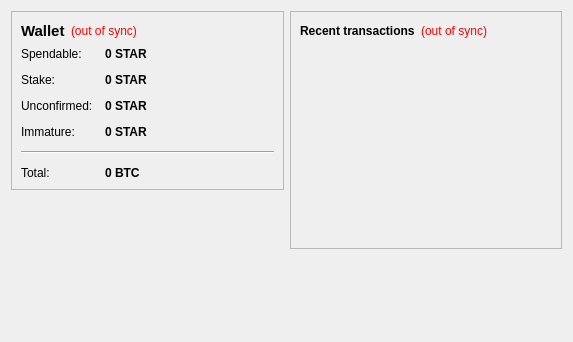
<?xml version="1.0" encoding="UTF-8"?>
<ui version="4.0">
 <class>OverviewPage</class>
 <widget class="QWidget" name="OverviewPage">
  <property name="geometry">
   <rect>
    <x>0</x>
    <y>0</y>
    <width>573</width>
    <height>342</height>
   </rect>
  </property>
  <property name="windowTitle">
   <string>Form</string>
  </property>
  <layout class="QHBoxLayout" name="horizontalLayout" stretch="1,1">
   <item>
    <layout class="QVBoxLayout" name="verticalLayout_2">
     <item>
      <widget class="QFrame" name="frame">
       <property name="frameShape">
        <enum>QFrame::StyledPanel</enum>
       </property>
       <property name="frameShadow">
        <enum>QFrame::Raised</enum>
       </property>
       <layout class="QVBoxLayout" name="verticalLayout_4">
        <item>
         <layout class="QHBoxLayout" name="horizontalLayout_4">
          <item>
           <widget class="QLabel" name="label_5">
            <property name="font">
             <font>
              <pointsize>11</pointsize>
              <weight>75</weight>
              <bold>true</bold>
             </font>
            </property>
            <property name="text">
             <string>Wallet</string>
            </property>
           </widget>
          </item>
          <item>
           <widget class="QLabel" name="labelWalletStatus">
            <property name="toolTip">
             <string>The displayed information may be out of date. Your wallet automatically synchronizes with the StarCoin network after a connection is established, but this process has not completed yet.</string>
            </property>
            <property name="styleSheet">
             <string notr="true">QLabel { color: red; }</string>
            </property>
            <property name="text">
             <string notr="true">(out of sync)</string>
            </property>
            <property name="alignment">
             <set>Qt::AlignLeading|Qt::AlignLeft|Qt::AlignVCenter</set>
            </property>
           </widget>
          </item>
          <item>
           <spacer name="horizontalSpacer_2">
            <property name="orientation">
             <enum>Qt::Horizontal</enum>
            </property>
            <property name="sizeHint" stdset="0">
             <size>
              <width>40</width>
              <height>20</height>
             </size>
            </property>
           </spacer>
          </item>
         </layout>
        </item>
        <item>
         <layout class="QFormLayout" name="formLayout_2">
          <property name="fieldGrowthPolicy">
           <enum>QFormLayout::AllNonFixedFieldsGrow</enum>
          </property>
          <property name="horizontalSpacing">
           <number>12</number>
          </property>
          <property name="verticalSpacing">
           <number>12</number>
          </property>
          <item row="0" column="0">
           <widget class="QLabel" name="label">
            <property name="text">
             <string>Spendable:</string>
            </property>
           </widget>
          </item>
          <item row="0" column="1">
           <widget class="QLabel" name="labelBalance">
            <property name="font">
             <font>
              <weight>75</weight>
              <bold>true</bold>
             </font>
            </property>
            <property name="cursor">
             <cursorShape>IBeamCursor</cursorShape>
            </property>
            <property name="toolTip">
             <string>Your current spendable balance</string>
            </property>
            <property name="text">
             <string notr="true">0 STAR</string>
            </property>
            <property name="textInteractionFlags">
             <set>Qt::LinksAccessibleByMouse|Qt::TextSelectableByKeyboard|Qt::TextSelectableByMouse</set>
            </property>
           </widget>
          </item>
          <item row="1" column="0">
           <widget class="QLabel" name="label_6">
            <property name="text">
             <string>Stake:</string>
            </property>
           </widget>
          </item>
          <item row="1" column="1">
           <widget class="QLabel" name="labelStake">
            <property name="font">
             <font>
              <weight>75</weight>
              <bold>true</bold>
             </font>
            </property>
            <property name="cursor">
             <cursorShape>IBeamCursor</cursorShape>
            </property>
            <property name="toolTip">
             <string>Total of coins that was staked, and do not yet count toward the current balance</string>
            </property>
            <property name="text">
             <string notr="true">0 STAR</string>
            </property>
            <property name="textInteractionFlags">
             <set>Qt::LinksAccessibleByMouse|Qt::TextSelectableByKeyboard|Qt::TextSelectableByMouse</set>
            </property>
           </widget>
          </item>
          <item row="2" column="0">
           <widget class="QLabel" name="label_3">
            <property name="text">
             <string>Unconfirmed:</string>
            </property>
           </widget>
          </item>
          <item row="2" column="1">
           <widget class="QLabel" name="labelUnconfirmed">
            <property name="font">
             <font>
              <weight>75</weight>
              <bold>true</bold>
             </font>
            </property>
            <property name="cursor">
             <cursorShape>IBeamCursor</cursorShape>
            </property>
            <property name="toolTip">
             <string>Total of transactions that have yet to be confirmed, and do not yet count toward the current balance</string>
            </property>
            <property name="text">
             <string notr="true">0 STAR</string>
            </property>
            <property name="textInteractionFlags">
             <set>Qt::LinksAccessibleByMouse|Qt::TextSelectableByKeyboard|Qt::TextSelectableByMouse</set>
            </property>
           </widget>
          </item>
          <item row="3" column="0">
           <widget class="QLabel" name="labelImmatureText">
            <property name="text">
             <string>Immature:</string>
            </property>
           </widget>
          </item>
          <item row="3" column="1">
           <widget class="QLabel" name="labelImmature">
            <property name="font">
             <font>
              <weight>75</weight>
              <bold>true</bold>
             </font>
            </property>
            <property name="toolTip">
             <string>Mined balance that has not yet matured</string>
            </property>
            <property name="text">
             <string notr="true">0 STAR</string>
            </property>
            <property name="textInteractionFlags">
             <set>Qt::LinksAccessibleByMouse|Qt::TextSelectableByKeyboard|Qt::TextSelectableByMouse</set>
            </property>
           </widget>
          </item>
          <item row="4" column="0" colspan="2">
           <widget class="Line" name="line">
            <property name="orientation">
             <enum>Qt::Horizontal</enum>
            </property>
           </widget>
          </item>
          <item row="5" column="0">
           <widget class="QLabel" name="labelTotalText">
            <property name="text">
             <string>Total:</string>
            </property>
           </widget>
          </item>
          <item row="5" column="1">
           <widget class="QLabel" name="labelTotal">
            <property name="font">
             <font>
              <weight>75</weight>
              <bold>true</bold>
             </font>
            </property>
            <property name="cursor">
             <cursorShape>IBeamCursor</cursorShape>
            </property>
            <property name="toolTip">
             <string>Your current total balance</string>
            </property>
            <property name="text">
             <string notr="true">0 BTC</string>
            </property>
            <property name="textInteractionFlags">
             <set>Qt::LinksAccessibleByMouse|Qt::TextSelectableByKeyboard|Qt::TextSelectableByMouse</set>
            </property>
           </widget>
          </item>
         </layout>
        </item>
       </layout>
      </widget>
     </item>
     <item>
      <spacer name="verticalSpacer">
       <property name="orientation">
        <enum>Qt::Vertical</enum>
       </property>
       <property name="sizeHint" stdset="0">
        <size>
         <width>20</width>
         <height>40</height>
        </size>
       </property>
      </spacer>
     </item>
    </layout>
   </item>
   <item>
    <layout class="QVBoxLayout" name="verticalLayout_3">
     <item>
      <widget class="QFrame" name="frame_2">
       <property name="frameShape">
        <enum>QFrame::StyledPanel</enum>
       </property>
       <property name="frameShadow">
        <enum>QFrame::Raised</enum>
       </property>
       <layout class="QVBoxLayout" name="verticalLayout">
        <item>
         <layout class="QHBoxLayout" name="horizontalLayout_2">
          <item>
           <widget class="QLabel" name="label_4">
            <property name="text">
             <string>&lt;b&gt;Recent transactions&lt;/b&gt;</string>
            </property>
           </widget>
          </item>
          <item>
           <widget class="QLabel" name="labelTransactionsStatus">
            <property name="toolTip">
             <string>The displayed information may be out of date. Your wallet automatically synchronizes with the StarCoin network after a connection is established, but this process has not completed yet.</string>
            </property>
            <property name="styleSheet">
             <string notr="true">QLabel { color: red; }</string>
            </property>
            <property name="text">
             <string notr="true">(out of sync)</string>
            </property>
            <property name="alignment">
             <set>Qt::AlignRight|Qt::AlignTrailing|Qt::AlignVCenter</set>
            </property>
           </widget>
          </item>
          <item>
           <spacer name="horizontalSpacer">
            <property name="orientation">
             <enum>Qt::Horizontal</enum>
            </property>
            <property name="sizeHint" stdset="0">
             <size>
              <width>40</width>
              <height>20</height>
             </size>
            </property>
           </spacer>
          </item>
         </layout>
        </item>
        <item>
         <widget class="QListView" name="listTransactions">
          <property name="styleSheet">
           <string notr="true">QListView { background: transparent; }</string>
          </property>
          <property name="frameShape">
           <enum>QFrame::NoFrame</enum>
          </property>
          <property name="verticalScrollBarPolicy">
           <enum>Qt::ScrollBarAlwaysOff</enum>
          </property>
          <property name="horizontalScrollBarPolicy">
           <enum>Qt::ScrollBarAlwaysOff</enum>
          </property>
          <property name="selectionMode">
           <enum>QAbstractItemView::NoSelection</enum>
          </property>
         </widget>
        </item>
       </layout>
      </widget>
     </item>
     <item>
      <spacer name="verticalSpacer_2">
       <property name="orientation">
        <enum>Qt::Vertical</enum>
       </property>
       <property name="sizeHint" stdset="0">
        <size>
         <width>20</width>
         <height>40</height>
        </size>
       </property>
      </spacer>
     </item>
    </layout>
   </item>
  </layout>
 </widget>
 <resources/>
 <connections/>
</ui>
